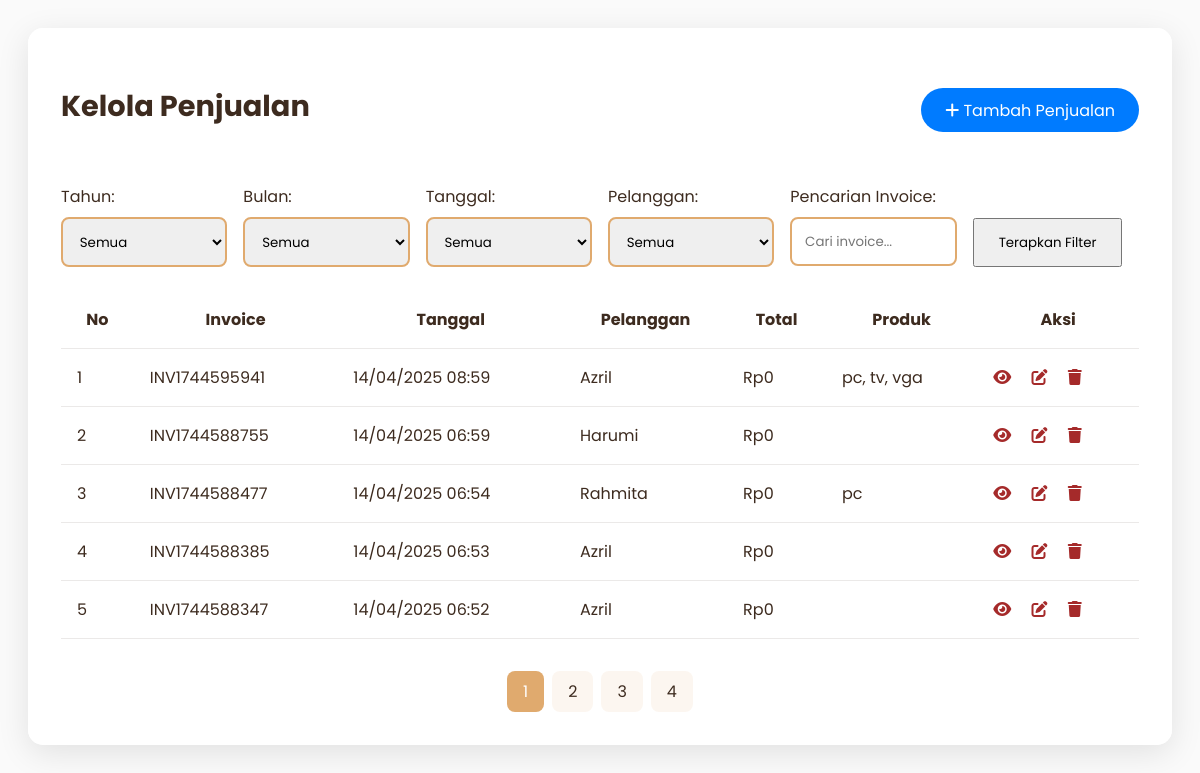
The app's page /admin/penjualan/penjualan.php with its own data.
### tables this page shows
CREATE TABLE `penjualan` (
  `PenjualanID` int(10) NOT NULL,
  `TanggalPenjualan` datetime DEFAULT NULL,
  `tgl_bayar` datetime NOT NULL,
  `PelangganID` int(10) DEFAULT NULL,
  `status_bayar` enum('belum dibayar','dibayar') NOT NULL DEFAULT 'belum dibayar',
  `invoice` varchar(50) NOT NULL,
  `diskon` decimal(5,2) DEFAULT NULL,
  `pajak` decimal(5,2) DEFAULT NULL,
  `updated_at` datetime DEFAULT current_timestamp() ON UPDATE current_timestamp()
);

CREATE TABLE `pelanggan` (
  `PelangganID` int(10) NOT NULL,
  `NamaPelanggan` varchar(255) DEFAULT NULL,
  `Alamat` text DEFAULT NULL,
  `NomorTelepon` varchar(20) DEFAULT NULL,
  `jk` enum('Laki_Laki','Perempuan') NOT NULL
);

### admin/penjualan/penjualan.php (the view, shortened to what this page needs)
<?php
$koneksi = new mysqli("localhost", "root", "", "kasir_reddra");
$tahun   = isset($_GET['tahun']) ? $_GET['tahun'] : '';
$bulan   = isset($_GET['bulan']) ? $_GET['bulan'] : '';
$tanggal = isset($_GET['tanggal']) ? $_GET['tanggal'] : '';
$pelanggan_filter = isset($_GET['pelanggan']) ? $_GET['pelanggan'] : '';
$search = isset($_GET['search']) ? $_GET['search'] : '';
$where_conditions = [];
$params = [];
$param_types = "";
$where_clause = (count($where_conditions) > 0) ? "WHERE " . implode(" AND ", $where_conditions) : "";
$results_per_page = 5;
$page = isset($_GET['page']) ? intval($_GET['page']) : 1;
$page = ($page < 1) ? 1 : $page;
$start_from = ($page - 1) * $results_per_page;
$query = "SELECT
            p.PenjualanID,
            p.invoice,
            p.TanggalPenjualan,
            pel.NamaPelanggan,
            IFNULL(MAX(dp.total_harga), 0) AS Total_Harga,
            GROUP_CONCAT(prod.NamaProduk SEPARATOR ', ') AS Produk_Dibeli
          FROM penjualan p
          LEFT JOIN pelanggan pel ON p.PelangganID = pel.PelangganID
          LEFT JOIN detailpenjualan dp ON p.PenjualanID = dp.PenjualanID
          LEFT JOIN produk prod ON dp.ProdukID = prod.ProdukID
          $where_clause
          GROUP BY p.PenjualanID
          ORDER BY p.PenjualanID DESC
          LIMIT ?, ?";
$params_for_query = $params;
$params_for_query[] = $start_from;
$params_for_query[] = $results_per_page;
$param_types_for_query = $param_types . "ii";
$stmt = $koneksi->prepare($query);
if ($stmt) {
    if ($params_for_query) {
        $stmt->bind_param($param_types_for_query, ...$params_for_query);
    }
    $stmt->execute();
    $result = $stmt->get_result();
} else {
    die("Query error: " . $koneksi->error);
}
$count_query = "SELECT COUNT(*) AS total FROM (
                    SELECT p.PenjualanID
                    FROM penjualan p
                    LEFT JOIN pelanggan pel ON p.PelangganID = pel.PelangganID
                    $where_clause
                    GROUP BY p.PenjualanID
                ) AS subquery";
$count_stmt = $koneksi->prepare($count_query);
if ($count_stmt) {
    $count_stmt->execute();
    $count_result = $count_stmt->get_result();
    $row_total = $count_result->fetch_assoc();
    $total_data = $row_total["total"] ?? 0;
    $total_pages = ceil($total_data / $results_per_page);
} else {
    $total_pages = 1;
}
?>
<!DOCTYPE html>
<html lang="id">
<head>
    <link rel="stylesheet" href="https://cdnjs.cloudflare.com/ajax/libs/font-awesome/6.4.0/css/all.min.css">
    <link rel="stylesheet" href="https://cdn.jsdelivr.net/npm/sweetalert2@11/dist/sweetalert2.min.css">
</head>
<body>
    <div class="glass-panel">
        <div class="header">
            <h2 class="page-title">Kelola Penjualan</h2>
            <a href="tambah_penjualan.php" class="tambah-btn"><i class="fas fa-plus"></i> Tambah Penjualan</a>
        </div>
        <div class="filters">
            <div class="filter-group">
                <label>Tahun:</label>
                <select id="tahun">
                    <option value="">Semua</option>
                </select>
            </div>
            <div class="filter-group">
                <label>Bulan:</label>
                <select id="bulan">
                    <option value="">Semua</option>
                </select>
            </div>
            <div class="filter-group">
                <label>Tanggal:</label>
                <select id="tanggal">
                    <option value="">Semua</option>
                </select>
            </div>
            <div class="filter-group">
                <label>Pelanggan:</label>
                <select id="pelanggan">
                    <option value="">Semua</option>
                </select>
            </div>
            <div class="filter-group">
                <label>Pencarian Invoice:</label>
                <input type="text" id="search" placeholder="Cari invoice..." value="<?= htmlspecialchars($search) ?>">
            </div>
            <div class="filter-group" style="align-self: flex-end;">
                <button style="padding: 0.8rem 1.5rem;" onclick="applyFilter()">Terapkan Filter</button>
            </div>
        </div>
        <table class="data-table">
            <thead>
                <tr>
                    <th>No</th>
                    <th>Invoice</th>
                    <th>Tanggal</th>
                    <th>Pelanggan</th>
                    <th>Total</th>
                    <th>Produk</th>
                    <th>Aksi</th>
                </tr>
            </thead>
            <tbody id="tableBody">
                <?php if ($result && $result->num_rows > 0): ?>
                <?php $no = 1 + (($page - 1) * $results_per_page); ?>
                <?php while ($row = $result->fetch_assoc()): ?>
                <tr>
                    <td><?= $no++ ?></td>
                    <td><?= htmlspecialchars($row['invoice']) ?></td>
                    <td><?= date('d/m/Y H:i', strtotime($row['TanggalPenjualan'])) ?></td>
                    <td><?= htmlspecialchars($row['NamaPelanggan'] ?? 'Umum') ?></td>
                    <td>Rp<?= number_format($row['Total_Harga'], 0, ',', '.') ?></td>
                    <td><?= htmlspecialchars($row['Produk_Dibeli']) ?></td>
                    <td>
                        <a href="detail_penjualan.php?id=<?= $row['PenjualanID'] ?>"><i class="fas fa-eye"></i></a>
                        <a href="edit_penjualan.php?id=<?= $row['PenjualanID'] ?>" style="margin:0 1rem;"><i
                                class="fas fa-edit"></i></a>
                        <a href="#" class="delete-btn" data-id="<?= $row['PenjualanID'] ?>"><i
                                class="fas fa-trash"></i></a>
                    </td>
                </tr>
                <?php endwhile; ?>
                <?php else: ?>
                <tr>
                    <td colspan="7" style="text-align:center; padding:2rem;">Tidak ada data penjualan</td>
                </tr>
                <?php endif; ?>
            </tbody>
        </table>
        <?php if ($total_pages > 1): ?>
        <div class="pagination">
            <?php
                $query_str = "tahun=" . urlencode($tahun) . "&bulan=" . urlencode($bulan) . "&tanggal=" . urlencode($tanggal);
                $query_str .= ($pelanggan_filter !== "") ? "&pelanggan=" . urlencode($pelanggan_filter) : "";
                $query_str .= ($search !== "") ? "&search=" . urlencode($search) : "";
            ?>
            <?php for ($i = 1; $i <= $total_pages; $i++): ?>
            <a href="?page=<?= $i ?>&<?= $query_str ?>" class="page-item <?= $i == $page ? 'active' : '' ?>">
                <?= $i ?>
            </a>
            <?php endfor; ?>
        </div>
        <?php endif; ?>
    </div>
</body>
</html>

### admin/penjualan/penjualan.php (style rules this page uses)
* { box-sizing: border-box; font-family: 'Poppins', sans-serif; }
body { background: #fafafa; color: #3D2B1F; padding: 20px; }
.glass-panel { background: rgba(255, 255, 255, 0.98); backdrop-filter: blur(15px); border: 1px solid rgba(255, 255, 255, 0.2); box-shadow: 0 8px 32px rgba(0, 0, 0, 0.1); border-radius: 15px; padding: 2rem; margin: 0 auto; max-width: 1200px; }
.header { display: flex; justify-content: space-between; align-items: center; margin-bottom: 1.5rem; }
.page-title { font-size: 1.8rem; color: #3D2B1F; position: relative; padding-bottom: 0.5rem; }
.tambah-btn { background: #007bff; color: white; padding: 0.6rem 1.5rem; border-radius: 30px; text-decoration: none; transition: background 0.3s ease; }
.filters { display: flex; flex-wrap: wrap; gap: 1rem; margin-bottom: 1.5rem; }
.filter-group { flex: 1; min-width: 150px; }
select, input { width: 100%; padding: 0.8rem; border: 2px solid #E0AA6E; border-radius: 8px; margin-top: 0.5rem; }
.data-table { width: 100%; border-collapse: collapse; margin-top: 1rem; }
.data-table th, .data-table td { padding: 1rem; border-bottom: 1px solid rgba(61, 43, 31, 0.1); }
.data-table a i { color: brown; }
.pagination { display: flex; justify-content: center; gap: 0.5rem; margin-top: 2rem; }
.page-item { padding: 0.5rem 1rem; border-radius: 8px; background: rgba(224, 170, 110, 0.1); color: #3D2B1F; text-decoration: none; }
.page-item.active { background: #E0AA6E; color: white; }

### records on screen
penjualan: invoice "INV1744595941", TanggalPenjualan "14/04/2025 08:59", PelangganID.NamaPelanggan "Azril", Total_Harga "0", Produk_Dibeli "pc, tv, vga"
penjualan: invoice "INV1744588755", TanggalPenjualan "14/04/2025 06:59", PelangganID.NamaPelanggan "Harumi", Total_Harga "0"
penjualan: invoice "INV1744588477", TanggalPenjualan "14/04/2025 06:54", PelangganID.NamaPelanggan "Rahmita", Total_Harga "0", Produk_Dibeli "pc"
penjualan: invoice "INV1744588385", TanggalPenjualan "14/04/2025 06:53", PelangganID.NamaPelanggan "Azril", Total_Harga "0"
penjualan: invoice "INV1744588347", TanggalPenjualan "14/04/2025 06:52", PelangganID.NamaPelanggan "Azril", Total_Harga "0"
